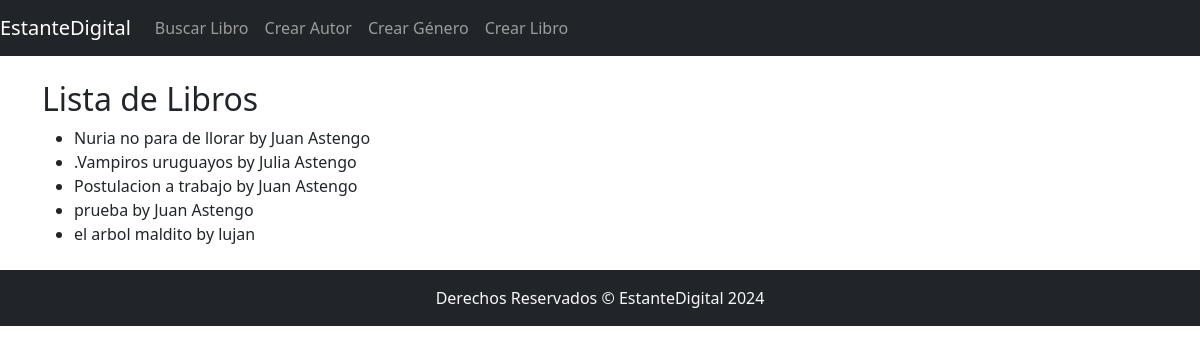
/books/books/, run on an earlier commit of the app's database.
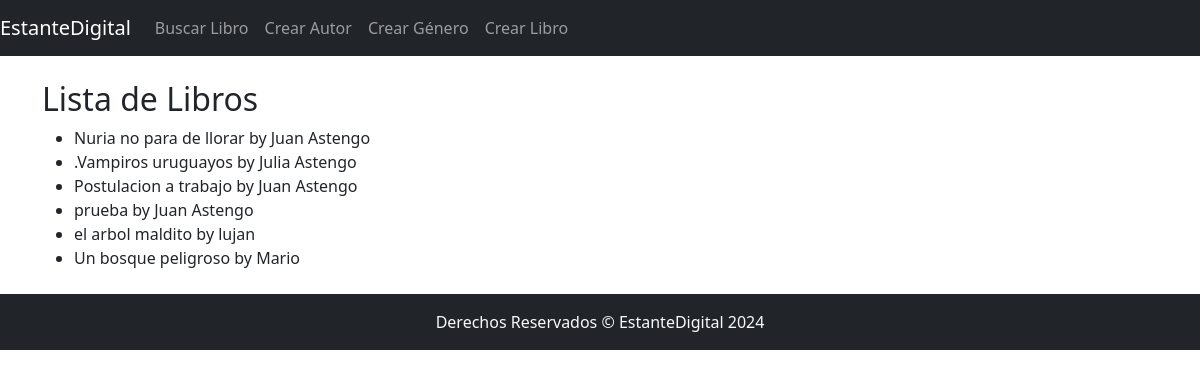
And on a later commit of the database.
### books/models.py (models this page shows, shortened)
class Book(models.Model):
    title = models.CharField(max_length=200)
    author = models.ForeignKey('Author', on_delete=models.CASCADE)
    genre = models.ForeignKey('Genre', on_delete=models.CASCADE)
    summary = models.TextField()
    isbn = models.CharField('ISBN', max_length=13, unique=True)
    publish_date = models.DateField()
    cover = models.ImageField(upload_to='covers/', blank=True, null=True)
    pdf = models.FileField(upload_to='pdfs/', blank=True, null=True)
    infoLink = models.URLField(blank=True, null=True)

class Author(models.Model):
    name = models.CharField(max_length=100)
    bio = models.TextField()

### books/views.py (the view)
# urls.py: path('books/', books_list, name='books_list'),
def books_list(request):
    books = Book.objects.all()
    return render(request, 'books/books_list.html', {'books': books})

### books/templates/books/books_list.html
{% extends 'books/base_books.html' %}
{% block content %}
<h2>Lista de Libros</h2>
<ul>
    {% for book in books %}
    <li>{{ book.title }} by {{ book.author.name }}</li>
    {% endfor %}
</ul>
{% endblock %}

### books/templates/books/base_books.html (shortened to what this page needs)
<!DOCTYPE html>
<html lang="en">
<head>
    <link href="https://cdn.jsdelivr.net/npm/bootstrap@5.1.3/dist/css/bootstrap.min.css" rel="stylesheet">
</head>
<body>
    <header class="navbar navbar-expand-lg navbar-dark bg-dark">
        <a class="navbar-brand" href="{% url 'home' %}">EstanteDigital</a>
        <div class="collapse navbar-collapse" id="navbarNav">
            <ul class="navbar-nav">
                <li class="nav-item">
                    <a class="nav-link" href="{% url 'book_search' %}">Buscar Libro</a>
                </li>
                <li class="nav-item">
                    <a class="nav-link" href="{% url 'author_create' %}">Crear Autor</a>
                </li>
                <li class="nav-item">
                    <a class="nav-link" href="{% url 'genre_create' %}">Crear Género</a>
                </li>
                <li class="nav-item">
                    <a class="nav-link" href="{% url 'book_create' %}">Crear Libro</a>
                </li>
            </ul>
        </div>
    </header>
    <main class="container mt-4">
        {% block content %}{% endblock %}
    </main>
    <footer class="bg-dark text-light py-3 mt-4 text-center">
        Derechos Reservados © EstanteDigital 2024
    </footer>
</body>
</html>

What changed in the data, as far as the page shows it:
added Book: title "Un bosque peligroso", author.name "Mario"
